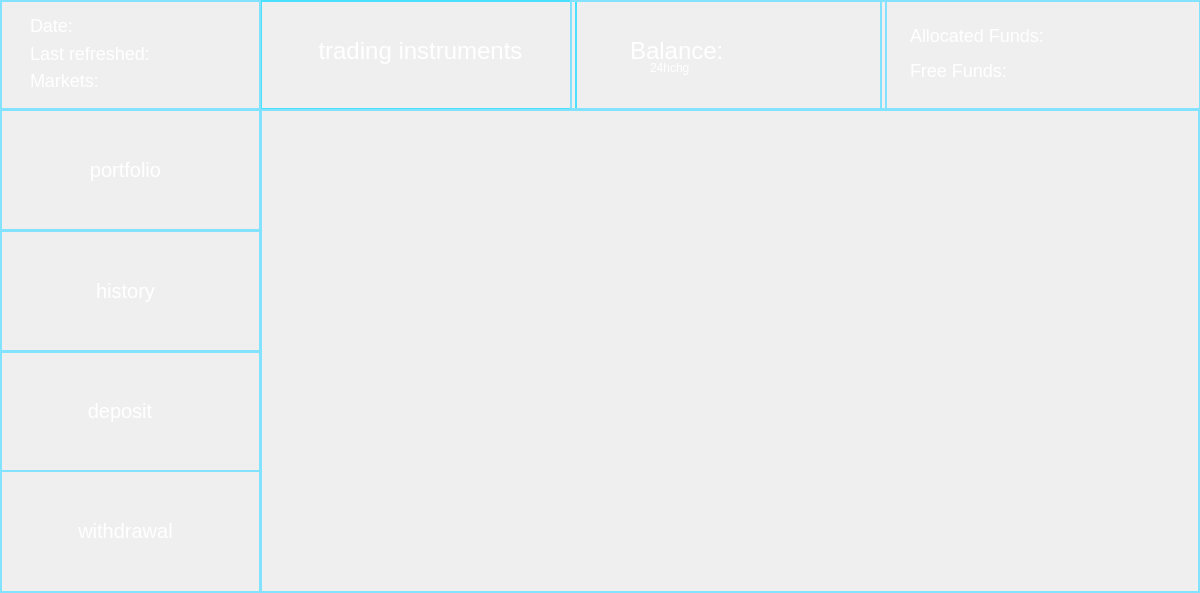
<?xml version="1.0" encoding="UTF-8"?>
<ui version="4.0">
 <class>StartMenu</class>
 <widget class="QMainWindow" name="StartMenu">
  <property name="geometry">
   <rect>
    <x>0</x>
    <y>0</y>
    <width>1200</width>
    <height>593</height>
   </rect>
  </property>
  <property name="windowTitle">
   <string>Stock Simulator</string>
  </property>
  <property name="styleSheet">
   <string notr="true">color: rgb(255, 255, 255);</string>
  </property>
  <widget class="QWidget" name="mainWin">
   <property name="styleSheet">
    <string notr="true">background-color: rgb(0, 0, 0);
QWidget#mainWin {
    border: 2px solid rgb(255, 225, 255);
}</string>
   </property>
   <widget class="QFrame" name="funds">
    <property name="geometry">
     <rect>
      <x>880</x>
      <y>0</y>
      <width>321</width>
      <height>110</height>
     </rect>
    </property>
    <property name="styleSheet">
     <string notr="true">QFrame#funds {
	border: 2px solid rgb(131, 226, 255)
}</string>
    </property>
    <property name="frameShape">
     <enum>QFrame::StyledPanel</enum>
    </property>
    <property name="frameShadow">
     <enum>QFrame::Raised</enum>
    </property>
    <widget class="QLabel" name="fundsLabel">
     <property name="geometry">
      <rect>
       <x>30</x>
       <y>50</y>
       <width>141</width>
       <height>41</height>
      </rect>
     </property>
     <property name="styleSheet">
      <string notr="true">QLabel#fundsLabel {
	font-size: 18px;
}</string>
     </property>
     <property name="text">
      <string>Free Funds:</string>
     </property>
    </widget>
    <widget class="QLabel" name="AllocatedFundsLabel">
     <property name="geometry">
      <rect>
       <x>30</x>
       <y>20</y>
       <width>181</width>
       <height>31</height>
      </rect>
     </property>
     <property name="styleSheet">
      <string notr="true">QLabel#AllocatedFundsLabel {
	font-size: 18px;
}</string>
     </property>
     <property name="text">
      <string>Allocated Funds:</string>
     </property>
    </widget>
   </widget>
   <widget class="QFrame" name="instrumentsFrame">
    <property name="geometry">
     <rect>
      <x>260</x>
      <y>0</y>
      <width>317</width>
      <height>110</height>
     </rect>
    </property>
    <property name="maximumSize">
     <size>
      <width>951</width>
      <height>16777215</height>
     </size>
    </property>
    <property name="styleSheet">
     <string notr="true">QFrame#instrumentsFrame {
    border: 2px solid rgb(73, 225, 255);
}</string>
    </property>
    <property name="frameShape">
     <enum>QFrame::StyledPanel</enum>
    </property>
    <property name="frameShadow">
     <enum>QFrame::Raised</enum>
    </property>
    <widget class="QPushButton" name="instrumentsButton">
     <property name="geometry">
      <rect>
       <x>50</x>
       <y>30</y>
       <width>221</width>
       <height>41</height>
      </rect>
     </property>
     <property name="styleSheet">
      <string notr="true">QPushButton#instrumentsButton {
	border: none;
	font-size: 24px;
}</string>
     </property>
     <property name="text">
      <string>trading instruments</string>
     </property>
    </widget>
   </widget>
   <widget class="QFrame" name="balance">
    <property name="geometry">
     <rect>
      <x>570</x>
      <y>0</y>
      <width>317</width>
      <height>110</height>
     </rect>
    </property>
    <property name="styleSheet">
     <string notr="true">QFrame#balance {
	border: 2px solid rgb(131, 226, 255)
}</string>
    </property>
    <property name="frameShape">
     <enum>QFrame::StyledPanel</enum>
    </property>
    <property name="frameShadow">
     <enum>QFrame::Raised</enum>
    </property>
    <widget class="QLabel" name="balanceLabel">
     <property name="geometry">
      <rect>
       <x>60</x>
       <y>30</y>
       <width>101</width>
       <height>41</height>
      </rect>
     </property>
     <property name="styleSheet">
      <string notr="true">QLabel#balanceLabel {
	font-size: 24px;
}</string>
     </property>
     <property name="text">
      <string>Balance:</string>
     </property>
    </widget>
    <widget class="QLabel" name="changeLabel">
     <property name="geometry">
      <rect>
       <x>80</x>
       <y>60</y>
       <width>45</width>
       <height>15</height>
      </rect>
     </property>
     <property name="text">
      <string>24hchg</string>
     </property>
    </widget>
    <widget class="QLabel" name="balanceValue">
     <property name="geometry">
      <rect>
       <x>150</x>
       <y>40</y>
       <width>141</width>
       <height>20</height>
      </rect>
     </property>
     <property name="styleSheet">
      <string notr="true"/>
     </property>
     <property name="text">
      <string/>
     </property>
    </widget>
   </widget>
   <widget class="QFrame" name="information">
    <property name="geometry">
     <rect>
      <x>0</x>
      <y>0</y>
      <width>261</width>
      <height>110</height>
     </rect>
    </property>
    <property name="styleSheet">
     <string notr="true">QFrame#information {
	border: 2px solid rgb(131, 226, 255)
}</string>
    </property>
    <property name="frameShape">
     <enum>QFrame::StyledPanel</enum>
    </property>
    <property name="frameShadow">
     <enum>QFrame::Raised</enum>
    </property>
    <widget class="QLabel" name="dateLabel">
     <property name="geometry">
      <rect>
       <x>30</x>
       <y>10</y>
       <width>51</width>
       <height>31</height>
      </rect>
     </property>
     <property name="styleSheet">
      <string notr="true">QLabel#dateLabel {
	font-size: 18px;
}</string>
     </property>
     <property name="text">
      <string>Date: </string>
     </property>
    </widget>
    <widget class="QLabel" name="refreshLabel">
     <property name="geometry">
      <rect>
       <x>30</x>
       <y>43</y>
       <width>131</width>
       <height>21</height>
      </rect>
     </property>
     <property name="styleSheet">
      <string notr="true">QLabel#refreshLabel {
	font-size: 18px;
}</string>
     </property>
     <property name="text">
      <string>Last refreshed:</string>
     </property>
    </widget>
    <widget class="QLabel" name="marketStatusLabel">
     <property name="geometry">
      <rect>
       <x>30</x>
       <y>70</y>
       <width>131</width>
       <height>21</height>
      </rect>
     </property>
     <property name="styleSheet">
      <string notr="true">QLabel#marketStatusLabel {
	font-size: 18px;
}</string>
     </property>
     <property name="text">
      <string>Markets: </string>
     </property>
    </widget>
    <widget class="QLabel" name="dateTimeLabel">
     <property name="geometry">
      <rect>
       <x>80</x>
       <y>19</y>
       <width>161</width>
       <height>16</height>
      </rect>
     </property>
     <property name="styleSheet">
      <string notr="true">QLabel#dateTimeLabel {
	font-size: 16px;
}</string>
     </property>
     <property name="text">
      <string/>
     </property>
    </widget>
   </widget>
   <widget class="QFrame" name="portfolio">
    <property name="geometry">
     <rect>
      <x>0</x>
      <y>109</y>
      <width>261</width>
      <height>122</height>
     </rect>
    </property>
    <property name="styleSheet">
     <string notr="true">QFrame#portfolio {
	border: 2px solid rgb(131, 226, 255)
}</string>
    </property>
    <property name="frameShape">
     <enum>QFrame::StyledPanel</enum>
    </property>
    <property name="frameShadow">
     <enum>QFrame::Raised</enum>
    </property>
    <widget class="QPushButton" name="portfolioButton">
     <property name="geometry">
      <rect>
       <x>50</x>
       <y>40</y>
       <width>151</width>
       <height>41</height>
      </rect>
     </property>
     <property name="styleSheet">
      <string notr="true">QPushButton#portfolioButton {
	border: none;
	font-size: 20px;
}</string>
     </property>
     <property name="text">
      <string>portfolio</string>
     </property>
    </widget>
   </widget>
   <widget class="QFrame" name="history">
    <property name="geometry">
     <rect>
      <x>0</x>
      <y>230</y>
      <width>261</width>
      <height>123</height>
     </rect>
    </property>
    <property name="styleSheet">
     <string notr="true">QFrame#history {
	border: 2px solid rgb(131, 226, 255)
}</string>
    </property>
    <property name="frameShape">
     <enum>QFrame::StyledPanel</enum>
    </property>
    <property name="frameShadow">
     <enum>QFrame::Raised</enum>
    </property>
    <widget class="QPushButton" name="historyButton">
     <property name="geometry">
      <rect>
       <x>50</x>
       <y>40</y>
       <width>151</width>
       <height>41</height>
      </rect>
     </property>
     <property name="styleSheet">
      <string notr="true">QPushButton#historyButton {
	border: none;
	font-size: 20px;
}</string>
     </property>
     <property name="text">
      <string>history</string>
     </property>
    </widget>
   </widget>
   <widget class="QFrame" name="deposit">
    <property name="geometry">
     <rect>
      <x>0</x>
      <y>350</y>
      <width>261</width>
      <height>122</height>
     </rect>
    </property>
    <property name="styleSheet">
     <string notr="true">QFrame#deposit {
	border: 2px solid rgb(131, 226, 255)
}</string>
    </property>
    <property name="frameShape">
     <enum>QFrame::StyledPanel</enum>
    </property>
    <property name="frameShadow">
     <enum>QFrame::Raised</enum>
    </property>
    <widget class="QPushButton" name="depositButton">
     <property name="geometry">
      <rect>
       <x>80</x>
       <y>50</y>
       <width>80</width>
       <height>22</height>
      </rect>
     </property>
     <property name="styleSheet">
      <string notr="true">QPushButton#depositButton {
	border: none;
	font-size: 20px;
}</string>
     </property>
     <property name="text">
      <string>deposit</string>
     </property>
    </widget>
   </widget>
   <widget class="QFrame" name="withdrawal">
    <property name="geometry">
     <rect>
      <x>0</x>
      <y>470</y>
      <width>261</width>
      <height>123</height>
     </rect>
    </property>
    <property name="styleSheet">
     <string notr="true">QFrame#withdrawal {
	border: 2px solid rgb(131, 226, 255)
}</string>
    </property>
    <property name="frameShape">
     <enum>QFrame::StyledPanel</enum>
    </property>
    <property name="frameShadow">
     <enum>QFrame::Raised</enum>
    </property>
    <widget class="QPushButton" name="withdrawalButton">
     <property name="geometry">
      <rect>
       <x>70</x>
       <y>50</y>
       <width>111</width>
       <height>22</height>
      </rect>
     </property>
     <property name="styleSheet">
      <string notr="true">QPushButton#withdrawalButton {
	border: none;
	font-size: 20px;
}</string>
     </property>
     <property name="text">
      <string>withdrawal</string>
     </property>
    </widget>
   </widget>
   <widget class="QStackedWidget" name="historyWidget">
    <property name="geometry">
     <rect>
      <x>260</x>
      <y>109</y>
      <width>940</width>
      <height>484</height>
     </rect>
    </property>
    <property name="styleSheet">
     <string notr="true">QStackedWidget#historyWidget {
	border: 2px solid rgb(131, 226, 255)
}</string>
    </property>
    <widget class="QWidget" name="page"/>
    <widget class="QWidget" name="page_2"/>
   </widget>
  </widget>
 </widget>
 <resources/>
 <connections/>
</ui>
